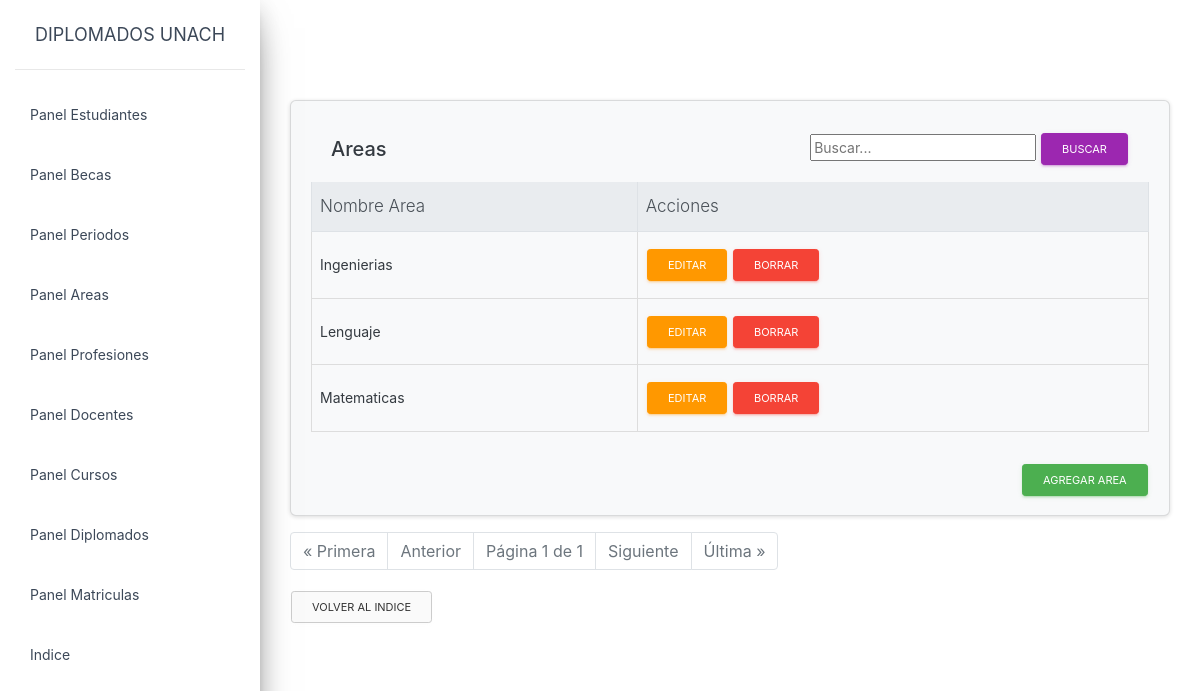
The app's page /artemis/panel_areas.html (signed in), older data.
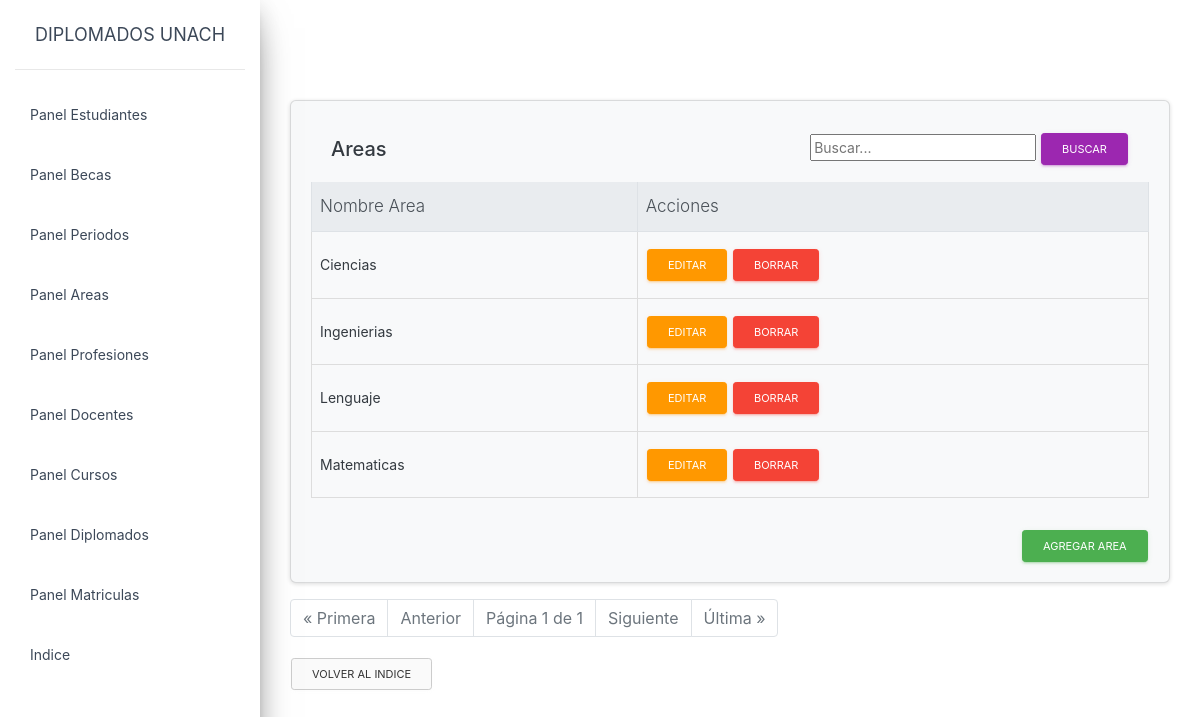
The same page, newer data.
### artemis/models.py (models this page shows, shortened)
class Areas(models.Model):
    id = models.AutoField(primary_key=True)
    nombre_area = models.CharField(max_length=20)

### artemis/views.py (the view)
# urls.py: path('panel_areas.html',panel_areas.as_view(),name = 'panel_areas'),
@method_decorator(login_required, name='dispatch' )
class panel_areas(ListView):
    context_object_name = 'panel_areas'
    template_name = 'panel_areas.html'
    paginate_by = 15
    queryset = Areas.objects.all()
    search_form = SearchForm
    def get_queryset(self):
        queryset = Areas.objects.order_by('nombre_area')
        query = self.request.GET.get('query')
        if query:
            queryset = queryset.filter(
                Q(nombre_area__icontains=query)
            )
        return queryset
    def get_context_data(self, **kwargs):
        context = super(panel_areas, self).get_context_data(**kwargs)
        context['search_form'] = self.search_form(self.request.GET or None)
        return context

### artemis/forms.py
class SearchForm(forms.Form):
    query = forms.CharField(label='', widget=forms.TextInput(attrs={'placeholder': 'Buscar...'}))

### artemis/templates/panel_areas.html (shortened to what this page needs)
{% extends "base.html" %}
{% block content %}
<head>
   <link rel="stylesheet" href="https://stackpath.bootstrapcdn.com/bootstrap/4.1.3/css/bootstrap.min.css">
   {% load crispy_forms_tags %}
</head>
<div class="card text-dark bg-light mb-3">
    <div class="card-body">
        <div class="card-header d-flex justify-content-between align-items-center">
            <h5 class="mb-0">Areas</h5>
            <form method="GET" class="search-form">
                <input type="text" name="query" value="{{ search_form.value }}" placeholder="Buscar...">
                <button type="submit" class="btn btn-primary btn-sm">Buscar</button>
            </form>
        </div>
        <div class="table-responsive" style="max-height: calc(100vh - 370px); overflow-y: auto;">
            <table class="table table-hover table-bordered">
                <thead class="thead-light">
                    <tr>
                <th>Nombre Area</th>
                <th>Acciones</th>
            </tr>
        </thead>
        <tbody>
            {% for Areas in object_list %}
            <tr class="table-hover">
                    <td>{{ Areas.nombre_area }}</td>
                    <td><a href="{% url "artemis:edit_area" Areas.pk %}" class="btn btn-warning btn-sm">Editar</a>
                        <a href="{% url "artemis:delete_area" Areas.pk %}" class="btn btn-danger btn-sm">Borrar</a>
                    </td>
                </tr>
                {% endfor %}
            </tbody>
        </table>
    </div>
    <div class="d-flex justify-content-end">
        <a href="{% url "artemis:new_area" %}" class="btn btn-success btn-sm mt-3"> Agregar area</a>
    </div>
</div>
</div>
  <div class="pagination">
    <ul class="pagination justify-content-center">
      {% if page_obj.has_previous %}
      <li class="page-item"><a class="page-link" href="?page=1">&laquo; Primera</a></li>
      <li class="page-item"><a class="page-link" href="?page={{ page_obj.previous_page_number }}">Anterior</a></li>
      {% else %}
      <li class="page-item disabled"><span class="page-link">&laquo; Primera</span></li>
      <li class="page-item disabled"><span class="page-link">Anterior</span></li>
      {% endif %}
      <li class="page-item disabled"><span class="page-link">Página {{ page_obj.number }} de {{ page_obj.paginator.num_pages }}</span></li>
      {% if page_obj.has_next %}
      <li class="page-item"><a class="page-link" href="?page={{ page_obj.next_page_number }}">Siguiente</a></li>
      <li class="page-item"><a class="page-link" href="?page={{ page_obj.paginator.num_pages }}">Última &raquo;</a></li>
      {% else %}
      <li class="page-item disabled"><span class="page-link">Siguiente</span></li>
      <li class="page-item disabled"><span class="page-link">Última &raquo;</span></li>
      {% endif %}
  </div>
    <p>
        <a href="{% url "artemis:index" %}" class="btn btn-secondary btn-sm" >Volver al indice</a>
    </p>
{%endblock content%}

Row changes from the older to the newer data that the page shows:
added Areas: nombre_area "Ciencias"
